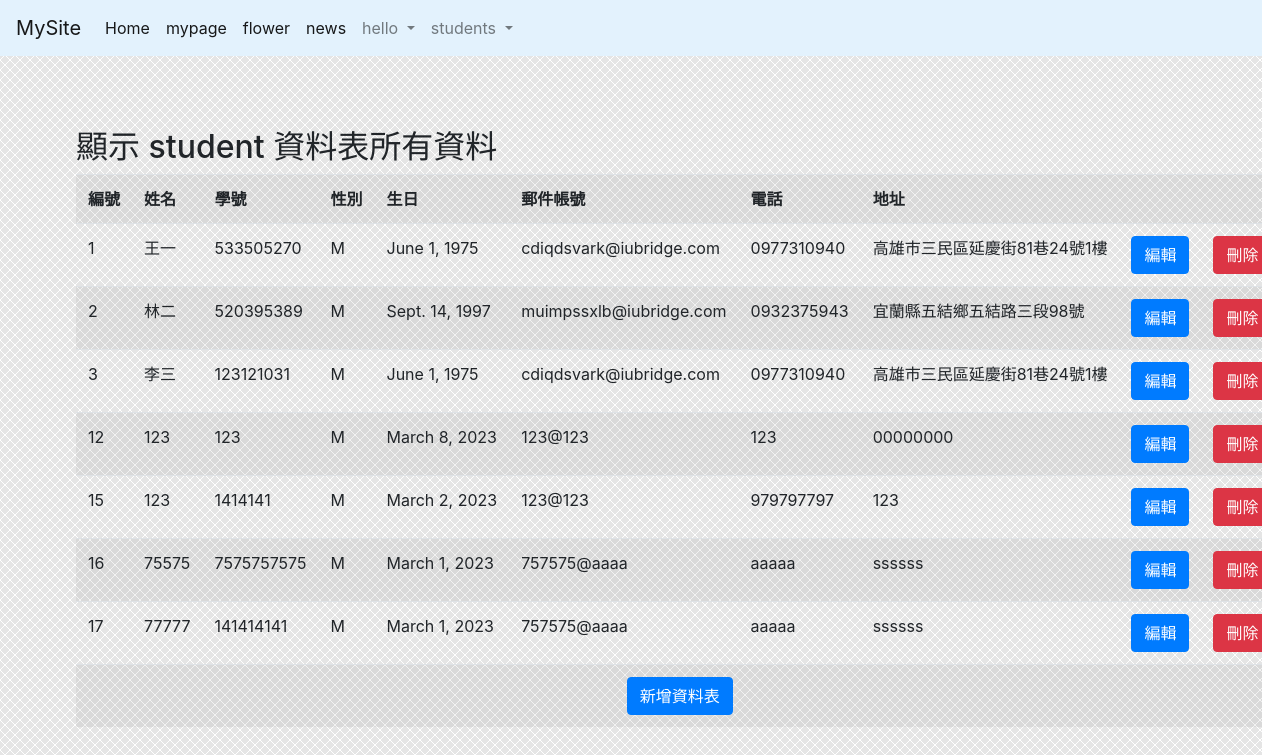
/listall/, run on the app's committed database.
### students/models.py (models this page shows, shortened)
class student(models.Model):
	stdID = models.CharField(max_length=10, null=False)
	stdName = models.CharField(max_length=50, null=False)
	stdSex = models.CharField(max_length=2, default="M", null=False)
	stdBirth = models.DateField(null=False)
	stdEmail = models.CharField(max_length=100, blank=True, null=False)
	stdPhone = models.CharField(max_length=20, blank=True, null=False)
	stdAddress = models.CharField(max_length=255, blank=True, null=False)

### students/views.py (the view)
# urls.py: path('listall/', listall),
def listall(request):
	allStudents = student.objects.all().order_by('id')
	return render(request, "listall.html",locals())

### templates/listall.html (shortened to what this page needs)
{% extends "base.html" %}
{% block content %}
<br /><br /><br />
		<h2>顯示 student 資料表所有資料</h2>
		<table class="table table-striped text-nowrap">
			<th>編號</th><th>姓名</th><th>學號</th><th>性別</th><th>生日</th>
			<th>郵件帳號</th><th>電話</th><th>地址</th><th></th><th></th>
			{% for student in allStudents %}
				<tr>
					<td>{{ student.id }} </td>
					<td>{{ student.stdName }} </td>
					<td>{{ student.stdID }} </td>
					<td>{{ student.stdSex}} </td>
					<td>{{ student.stdBirth }} </td>
					<td>{{ student.stdEmail }} </td>
					<td>{{ student.stdPhone}} </td>
					<td>{{ student.stdAddress }} </td>
					<td><a class="btn btn-primary text-nowrap" href="/edit/{{ student.stdID }}/" role="button">編輯</a> </td>
					<td><a class="btn btn-danger text-nowrap" href="/delete/{{ student.stdID }}/" role="button">刪除</a> </td>
				</tr>
			{% endfor %}
			<td colspan="10" align="center">
				<a class="btn btn-primary" href="/postform/" role="button" align="center">新增資料表</a>
      		</td>
			</table>
{% endblock %}

### static/css/style.css (style rules this page uses)
html, body { margin: 0; padding: 0; height: 100%; border: none; }
body { margin-left: 0px; margin-top: 0px; margin-right: 0px; margin-bottom: 0px; background-image: url(images/bg.gif); }

### data on the page
student: id "1", stdName "王一", stdID "533505270", stdSex "M", stdBirth "June 1, 1975", stdEmail "cdiqdsvark@iubridge.com", stdPhone "0977310940", stdAddress "高雄市三民區延慶街81巷24號1樓"
student: id "2", stdName "林二", stdID "520395389", stdSex "M", stdBirth "Sept. 14, 1997", stdEmail "muimpssxlb@iubridge.com", stdPhone "0932375943", stdAddress "宜蘭縣五結鄉五結路三段98號"
student: id "3", stdName "李三", stdID "123121031", stdSex "M", stdBirth "June 1, 1975", stdEmail "cdiqdsvark@iubridge.com", stdPhone "0977310940", stdAddress "高雄市三民區延慶街81巷24號1樓"
student: id "12", stdName "123", stdID "123", stdSex "M", stdBirth "March 8, 2023", stdEmail "123@123", stdPhone "123", stdAddress "00000000"
student: id "15", stdName "123", stdID "1414141", stdSex "M", stdBirth "March 2, 2023", stdEmail "123@123", stdPhone "979797797", stdAddress "123"
student: id "16", stdName "75575", stdID "7575757575", stdSex "M", stdBirth "March 1, 2023", stdEmail "757575@aaaa", stdPhone "aaaaa", stdAddress "ssssss"
student: id "17", stdName "77777", stdID "141414141", stdSex "M", stdBirth "March 1, 2023", stdEmail "757575@aaaa", stdPhone "aaaaa", stdAddress "ssssss"
